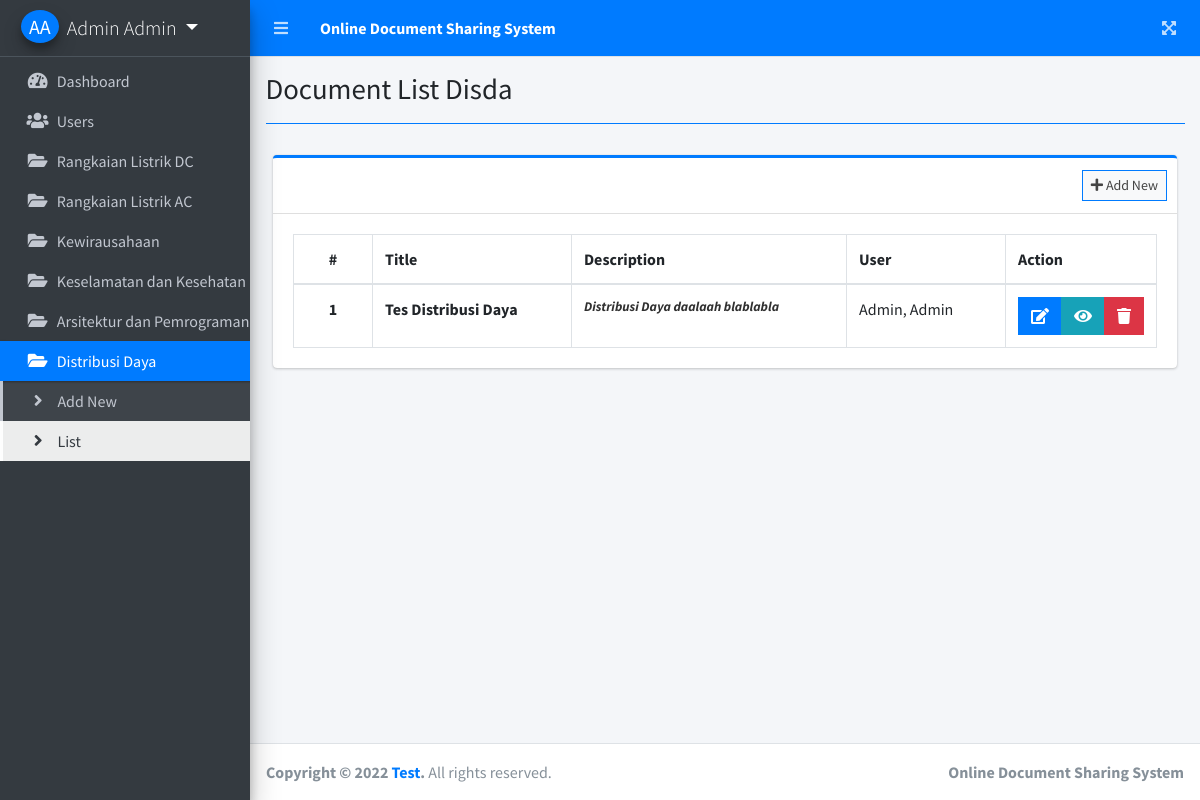
Page /index.php?page=document_list_disda (signed in) on the earlier database version.
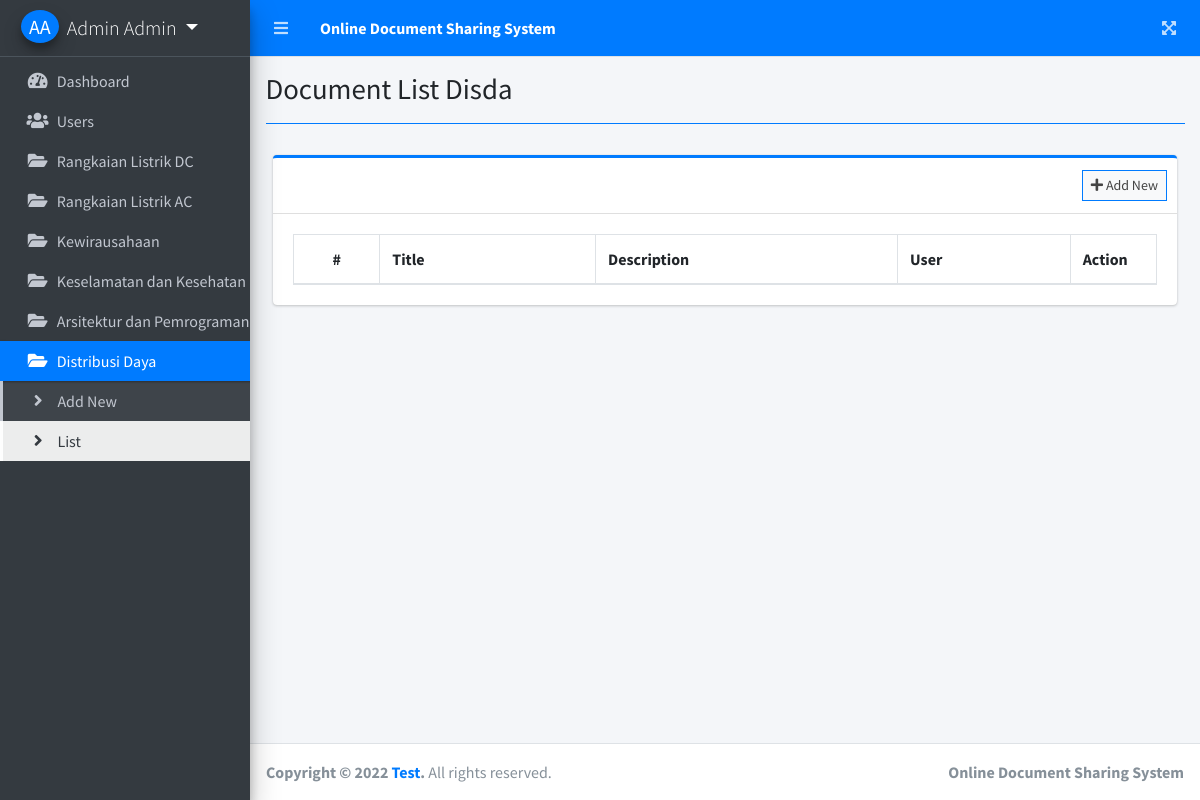
Same page on the later database version.
### tables this page shows
CREATE TABLE `disda` (
  `id` int(11) NOT NULL,
  `title` varchar(200) NOT NULL,
  `description` text NOT NULL,
  `file_json` text NOT NULL,
  `user_id` int(30) NOT NULL,
  `date_created` datetime NOT NULL DEFAULT current_timestamp()
);

### document_list_disda.php (the view, shortened to what this page needs)
<?php include'db_connect.php' ?>
<div class="col-lg-12">
	<div class="card card-outline card-primary">
		<div class="card-header">
			<div class="card-tools">
				<a class="btn btn-block btn-sm btn-default btn-flat border-primary" href="./index.php?page=new_document_disda"><i class="fa fa-plus"></i> Add New</a>
			</div>
		</div>
		<div class="card-body">
			<table class="table tabe-hover table-bordered" id="list">
			     <?php if($_SESSION['login_type'] == 1 ): ?>
				<colgroup>
					<col width="10%">
					<col width="25%">
					<col width="35%">
					<col width="20%">
					<col width="10%">
				</colgroup>
			    <?php endif; ?>
				<thead>
					<tr>
						<th class="text-center">#</th>
						<th>Title</th>
						<th>Description</th>
					     <?php if($_SESSION['login_type'] == 1 ): ?>
						<th>User</th>
					    <?php endif; ?>
						<th>Action</th>
					</tr>
				</thead>
				<tbody>
					<?php
					$i = 1;
					$where = '';
					if($_SESSION['login_type'] == 1 ):
					$user = $conn->query("SELECT * FROM users where id in (SELECT user_id FROM disda) ");
					while($row = $user->fetch_assoc()){
						$uname[$row['id']] = ucwords($row['lastname'].', '.$row['firstname'].' '.$row['middlename']);
					}
					else:
						$where = " where user_id = '{$_SESSION['login_id']}' ";
					endif;
					$qry = $conn->query("SELECT * FROM disda $where order by unix_timestamp(date_created) desc ");
					while($row= $qry->fetch_assoc()):
						$trans = get_html_translation_table(HTML_ENTITIES,ENT_QUOTES);
						unset($trans["\""], $trans["<"], $trans[">"], $trans["<h2"]);
						$desc = strtr(html_entity_decode($row['description']),$trans);
						$desc=str_replace(array("<li>","</li>"), array("",", "), $desc);
					?>
					<tr>
						<th class="text-center"><?php echo $i++ ?></th>
						<td><b><?php echo ucwords($row['title']) ?></b></td>
						<td><b class="truncate"><?php echo strip_tags($desc) ?></b></td>
						  <?php if($_SESSION['login_type'] == 1 ): ?>
						<td><?php echo isset($uname[$row['user_id']]) ? $uname[$row['user_id']] : "Deleted User" ?></td>
					    <?php endif; ?>
						<td class="text-center">
		                    <div class="btn-group">
		                        <a href="./index.php?page=edit_document_disda&id=<?php echo $row['id'] ?>" class="btn btn-primary btn-flat">
		                          <i class="fas fa-edit"></i>
		                        </a>
		                        <a  href="./index.php?page=view_document_disda&id=<?php echo md5($row['id']) ?>" class="btn btn-info btn-flat">
		                          <i class="fas fa-eye"></i>
		                        </a>
		                        <button type="button" class="btn btn-danger btn-flat delete_file_disda" data-id="<?php echo $row['id'] ?>">
		                          <i class="fas fa-trash"></i>
		                        </button>
	                      </div>
						</td>
					</tr>
				<?php endwhile; ?>
				</tbody>
			</table>
		</div>
	</div>
</div>

Differences in the rows shown:
removed disda: title "Tes Distribusi Daya", description "Distribusi Daya daalaah blablabla", user "Admin, Admin"
